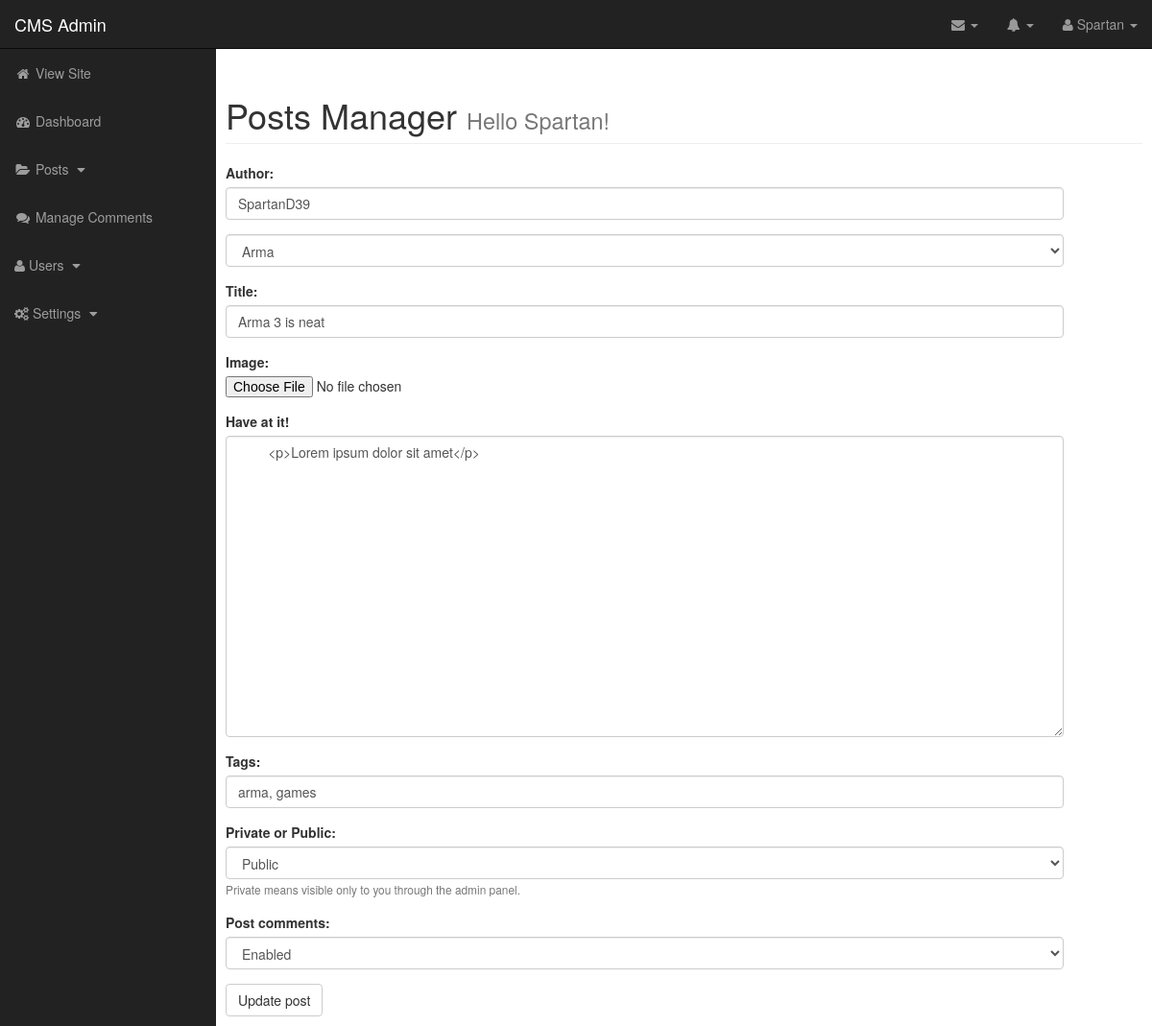
The page /admin/admin-post.php?id=2&action=edit on the database its author committed.
### tables this page shows
CREATE TABLE `posts` (
  `post_id` int(3) NOT NULL,
  `post_cat_id` int(3) NOT NULL,
  `post_title` varchar(64) NOT NULL,
  `post_author` varchar(64) NOT NULL,
  `post_date` datetime(6) NOT NULL,
  `post_image` varchar(256) NOT NULL,
  `post_content` mediumtext NOT NULL,
  `post_comment_count` int(3) NOT NULL,
  `post_tags` varchar(256) NOT NULL,
  `post_status` varchar(32) NOT NULL,
  `post_comment_status` varchar(16) NOT NULL
);

CREATE TABLE `categories` (
  `cat_id` int(3) NOT NULL,
  `cat_name` varchar(128) NOT NULL
);

### includes/database.php (called while the page is built, shortened)
<?php
function clean_input($data) {
	$data = trim($data);
	$data = stripslashes($data);
	$data = htmlspecialchars($data);
	return $data;
}
function get_categories() {
	$retArray = [];
	$conn = new mysqli(DB_HOST, DB_USER, DB_PASS, DB_NAME);
	$sql = "SELECT * FROM categories;";
	$result = $conn->query($sql);
	if($result->num_rows > 0) {
		while($row = $result->fetch_assoc()) {
			$retArray[] = $row;
		}
	} else {
		$retArray = [];
	}
	return $retArray;
}
function get_single_post($post_id) {
    $retArray = [];
	$conn = new mysqli(DB_HOST, DB_USER, DB_PASS, DB_NAME);
	$post_id = clean_input($post_id);
	$post_id = $conn->real_escape_string($post_id);
	$sql = "SELECT posts.*, categories.cat_name FROM posts RIGHT JOIN categories ON posts.post_cat_id=categories.cat_id WHERE post_id={$post_id} LIMIT 1;";
	$result = $conn->query($sql);
	if($result->num_rows > 0) {
		$retArray = $result->fetch_all(MYSQLI_ASSOC);
	} else {
		$retArray = [];
	}
	return $retArray;
}
?>

### admin/admin-includes/admin-edit-post.php (the view, shortened to what this page needs)
<div class="col-lg-11">
<?php
if(isset($_GET['id'])) {
	$post_id = $_GET['id'];
	$post = get_single_post($post_id);
}
?>
<form action="" method="POST" enctype="multipart/form-data">
<div class="form-group">
	<label for="post_author">Author:</label>
	<input type="text" class="form-control" id="post_author" name="post_author" value="<?php echo $post[0]["post_author"];?>">
</div>
<div class="form-group">
	<select class="form-control" id="post_cat_id" name="post_cat_id" value="<?php echo $post[0]["post_cat_id"];?>">
		<?php
		$categories = get_categories();
		foreach($categories as $category) {
			echo "<option value=\"{$category["cat_id"]}\"";
			if($post[0]["post_cat_id"] == $category["cat_id"]) {
				echo "selected";
			}
			echo ">{$category["cat_name"]}</option>";
		}
		?>
	</select>
</div>
<div class="form-group">
	<label for="post_title">Title:</label>
	<input type="text" class="form-control" id="post_title" name="post_title" value="<?php echo $post[0]["post_title"];?>">
</div>
<div class="form-group">
	<label for="post_image">Image:</label>
	<input type="file" class="form-control-file" id="post_image" name="post_image" value="<?php echo $post[0]["post_image"];?>">
</div>
<div class="form-group">
	<label for="post_content">Have at it!</label>
	<textarea class="form-control" id="post_content" name="post_content" rows="15" style="max-width:1500px;">
	<?php echo $post[0]["post_content"];?>
	</textarea>
</div>
<div class="form-group">
	<label for="post_tags">Tags:</label>
	<input type="text" class="form-control" id="post_tags" name="post_tags" value="<?php echo $post[0]["post_tags"];?>">
</div>
<div class="form-group">
	<label for="post_status">Private or Public:</label>
	<select class="form-control" id="post_status" name="post_status" selected="<?php echo $post[0]["post_status"];?>">
		<option value="public" <?php if($post[0]["post_status"] == "public") {echo "selected";}?>>Public</option>
	</select>
	<small id="statusHelp" class="form-text text-muted">Private means visible only to you through the admin panel.</small>
</div>
<div class="form-group">
	<label for="post_comment_status">Post comments:</label>
	<select class="form-control" id="post_comment_status" name="post_comment_status">
		<option value="enabled" <?php if($post[0]["post_comment_status"] == "enabled") {echo "selected";}?>>Enabled</option>
	</select>
</div>
<button class="btn btn-default" type="submit" name="editPost" value="editPost">Update post</button>
</form>
</div>

### admin/css/sb-admin.css (style rules this page uses)
body { margin-top: 100px; background-color: #222; }
@media (min-width:768px) { body { margin-top: 50px; } }

### rows shown on the page
posts: post_author "SpartanD39", post_cat_id "Arma", post_title "Arma 3 is neat", post_content "<p>Lorem ipsum dolor sit amet</p>", post_tags "arma, games", post_status "Public", post_comment_status "Enabled"
